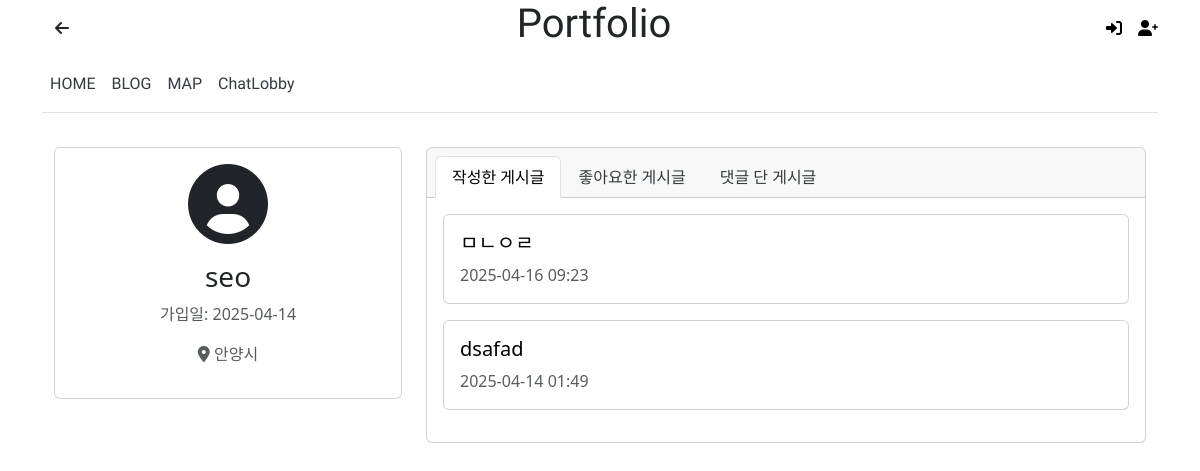
The app's page /user/seo/ with its own data.
### main/models.py (models this page shows, shortened)
class UserProfile(models.Model):
    user = models.OneToOneField(User, on_delete=models.CASCADE)
    region = models.CharField(max_length=100, null=True, blank=True)
    latitude = models.FloatField(null=True, blank=True)
    longitude = models.FloatField(null=True, blank=True)
    address = models.CharField(max_length=200, null=True, blank=True)

class Post(models.Model):
    title = models.CharField(max_length=200)
    content = models.TextField()
    category = models.CharField(max_length=100)  # 카테고리를 문자열로 저장
    author = models.ForeignKey(User, on_delete=models.CASCADE)
    created_at = models.DateTimeField(auto_now_add=True)
    updated_at = models.DateTimeField(auto_now=True)
    date_posted = models.DateTimeField(default=timezone.now)
    image = models.ImageField(upload_to='post_images', null=True, blank=True)
    region = models.CharField(max_length=100, null=True, blank=True)
    likes = models.ManyToManyField(User, related_name='post_likes', blank=True)

### main/views.py (the view)
# urls.py: path('user/<str:username>/', views.user_profile, name='user_profile'),
def user_profile(request, username):
    user = get_object_or_404(User, username=username)
    user_profile = UserProfile.objects.get_or_create(user=user)[0]
    user_posts = Post.objects.filter(author=user).order_by('-date_posted')
    liked_posts = Post.objects.filter(likes=user).order_by('-date_posted')
    commented_posts = Post.objects.filter(comments__author=user).distinct().order_by('-date_posted')
    active_tab = request.GET.get('tab', 'posts')
    context = {
        'profile_user': user,
        'user_profile': user_profile,
        'user_posts': user_posts,
        'liked_posts': liked_posts,
        'commented_posts': commented_posts,
        'active_tab': active_tab
    }
    return render(request, 'main/user_profile.html', context)

### main/templates/main/user_profile.html (shortened to what this page needs)
{% extends 'main/base.html' %}
{% block content %}
<div class="container mt-4">
    <div class="row">
        <div class="col-md-4">
            <div class="card mb-4">
                <div class="card-body text-center">
                    <i class="fas fa-user-circle fa-5x mb-3"></i>
                    <h3>{{ profile_user.username }}</h3>
                    <p class="text-muted">가입일: {{ profile_user.date_joined|date:"Y-m-d" }}</p>
                    {% if user_profile.region %}
                    <p class="text-muted"><i class="fas fa-map-marker-alt"></i> {{ user_profile.region }}</p>
                    {% endif %}
                </div>
            </div>
        </div>
        <div class="col-md-8">
            <div class="card">
                <div class="card-header">
                    <ul class="nav nav-tabs card-header-tabs">
                        <li class="nav-item">
                            <a class="nav-link {% if active_tab == 'posts' %}active{% endif %}"
                               href="?tab=posts">작성한 게시글</a>
                        </li>
                        <li class="nav-item">
                            <a class="nav-link {% if active_tab == 'likes' %}active{% endif %}"
                               href="?tab=likes">좋아요한 게시글</a>
                        </li>
                        <li class="nav-item">
                            <a class="nav-link {% if active_tab == 'comments' %}active{% endif %}"
                               href="?tab=comments">댓글 단 게시글</a>
                        </li>
                    </ul>
                </div>
                <div class="card-body">
                    {% if active_tab == 'posts' %}
                        {% if user_posts %}
                            {% for post in user_posts %}
                            <div class="card mb-3">
                                <div class="card-body">
                                    <h5 class="card-title">
                                        <a href="{% url 'post_detail' post.pk %}" class="text-decoration-none">
                                            {{ post.title }}
                                        </a>
                                    </h5>
                                    <p class="card-text text-muted">
                                        {{ post.date_posted|date:"Y-m-d H:i" }}
                                    </p>
                                </div>
                            </div>
                            {% endfor %}
                        {% else %}
                            <p class="text-muted">작성한 게시글이 없습니다.</p>
                        {% endif %}
                    {% endif %}
                </div>
            </div>
        </div>
    </div>
</div>
{% endblock %}

### main/templates/main/base.html (style rules this page uses)
a { text-decoration: none; color: black; }
.nav-link { color: #343a40; border-color: #343a40; }

### records on screen
UserProfile: region "안양시"
Post: title "ㅁㄴㅇㄹ", date_posted "2025-04-16 09:23"
Post: title "dsafad", date_posted "2025-04-14 01:49"

### other values on screen
{{ profile_user.username }} "seo"
{{ profile_user.date_joined|date:"Y-m-d" }} "2025-04-14"
